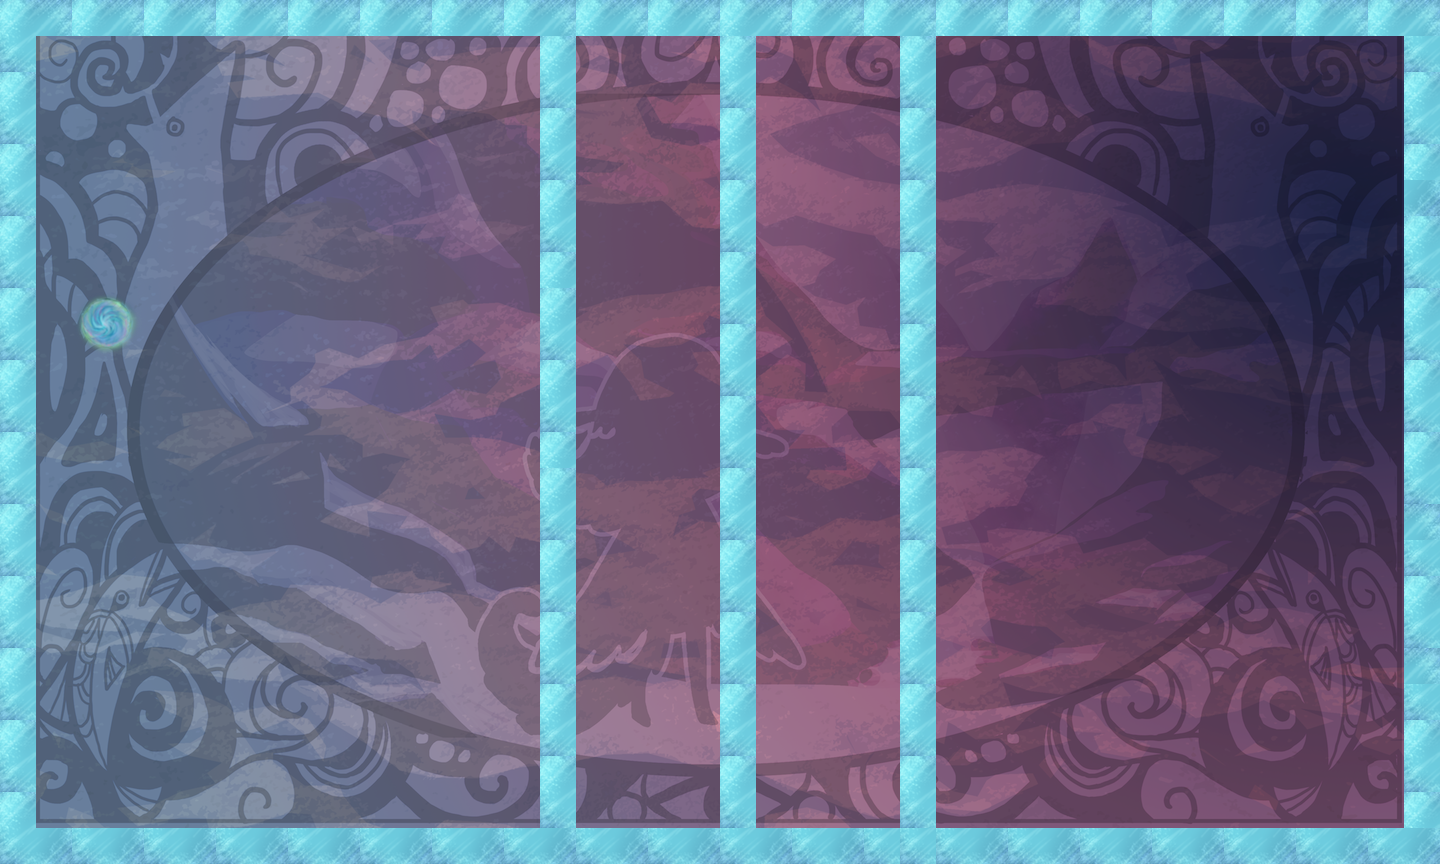

The image is a tile-based game level rendered from a .tmx file. Its description and source (layers, tilesets, objects; grid data summarised) follow:
An orthogonal 40x24 tile map with 36x36 px tiles, 2 tile layers (bg, tiles), 13 tilesets.

<map version="1.0" orientation="orthogonal" width="40" height="24" tilewidth="36" tileheight="36">
 <properties>
  <property name="playerLocation" value="!json! {&quot;x&quot;: 20, &quot;y&quot;:12 }" />
  <property name="tutorial" value="false" />
 </properties>
 <tileset firstgid="1" name="bg" tilewidth="1440" tileheight="864">
  <tileoffset x="-720" y="432" />
  <image source="../../../art/bg.png" width="1440" height="864" />
 </tileset>
 <tileset firstgid="2" name="redWall" tilewidth="36" tileheight="36">
  <image source="../../../art/redWall.png" width="72" height="72" />
  <tile id="0">
   <properties>
    <property name="bodyType" value="static" />
    <property name="collType" value="solid" />
    <property name="func" value="redWallCollision" />
    <property name="name" value="redWall" />
    <property name="physics:bounce" value="0" />
    <property name="physics:enabled" value="true" />
   </properties>
  </tile>
  <tile id="1">
   <properties>
    <property name="bodyType" value="static" />
    <property name="collType" value="solid" />
    <property name="func" value="redWallCollision" />
    <property name="name" value="redWall" />
    <property name="physics:bounce" value="0" />
    <property name="physics:enabled" value="true" />
   </properties>
  </tile>
  <tile id="2">
   <properties>
    <property name="bodyType" value="static" />
    <property name="collType" value="solid" />
    <property name="func" value="redWallCollision" />
    <property name="name" value="redWall" />
    <property name="physics:bounce" value="0" />
    <property name="physics:enabled" value="true" />
   </properties>
  </tile>
  <tile id="3">
   <properties>
    <property name="bodyType" value="static" />
    <property name="collType" value="solid" />
    <property name="func" value="redWallCollision" />
    <property name="name" value="redWall" />
    <property name="physics:bounce" value="0" />
    <property name="physics:enabled" value="true" />
   </properties>
  </tile>
 </tileset>
 <tileset firstgid="6" name="aura" tilewidth="72" tileheight="72">
  <image source="../../../art/aura.png" width="72" height="72" />
  <tile id="0">
   <properties>
    <property name="bodyType" value="static" />
    <property name="collType" value="passThru" />
    <property name="func" value="blueAuraCollision" />
    <property name="name" value="blueAura" />
    <property name="physics:bounce" value="0" />
    <property name="physics:enabled" value="true" />
   </properties>
  </tile>
 </tileset>
 <tileset firstgid="7" name="rune" tilewidth="72" tileheight="72">
  <image source="../../../art/rune.png" width="72" height="72" />
  <tile id="0">
   <properties>
    <property name="bodyType" value="static" />
    <property name="collType" value="passThru" />
    <property name="func" value="runeCollision" />
    <property name="name" value="rune" />
    <property name="physics:bounce" value="0" />
    <property name="physics:enabled" value="true" />
   </properties>
  </tile>
 </tileset>
 <tileset firstgid="8" name="key" tilewidth="72" tileheight="72">
  <image source="../../../art/antler.png" width="72" height="72" />
  <tile id="0">
   <properties>
    <property name="bodyType" value="static" />
    <property name="collType" value="passThru" />
    <property name="collectible" value="true" />
    <property name="func" value="keyCollision" />
    <property name="name" value="key" />
    <property name="physics:bounce" value="0" />
    <property name="physics:enabled" value="true" />
   </properties>
  </tile>
 </tileset>
 <tileset firstgid="9" name="blueWall" tilewidth="36" tileheight="36">
  <image source="../../../art/blueWall.png" width="72" height="72" />
  <tile id="0">
   <properties>
    <property name="bodyType" value="static" />
    <property name="collType" value="wall" />
    <property name="func" value="blueWallCollision" />
    <property name="name" value="blueWall" />
    <property name="physics:bounce" value="0" />
    <property name="physics:enabled" value="true" />
   </properties>
  </tile>
  <tile id="1">
   <properties>
    <property name="bodyType" value="static" />
    <property name="collType" value="wall" />
    <property name="func" value="blueWallCollision" />
    <property name="name" value="blueWall" />
    <property name="physics:bounce" value="0" />
    <property name="physics:enabled" value="true" />
   </properties>
  </tile>
  <tile id="2">
   <properties>
    <property name="bodyType" value="static" />
    <property name="collType" value="wall" />
    <property name="func" value="blueWallCollision" />
    <property name="name" value="blueWall" />
    <property name="physics:bounce" value="0" />
    <property name="physics:enabled" value="true" />
   </properties>
  </tile>
  <tile id="3">
   <properties>
    <property name="bodyType" value="static" />
    <property name="collType" value="wall" />
    <property name="func" value="blueWallCollision" />
    <property name="name" value="blueWall" />
    <property name="physics:bounce" value="0" />
    <property name="physics:enabled" value="true" />
   </properties>
  </tile>
 </tileset>
 <tileset firstgid="13" name="greenWall" tilewidth="36" tileheight="36">
  <image source="../../../art/greenWall.png" width="72" height="72" />
  <tile id="0">
   <properties>
    <property name="bodyType" value="static" />
    <property name="collType" value="solid" />
    <property name="func" value="greenWallCollision" />
    <property name="name" value="greenWall" />
    <property name="physics:bounce" value="0" />
    <property name="physics:enabled" value="static" />
   </properties>
  </tile>
  <tile id="1">
   <properties>
    <property name="bodyType" value="static" />
    <property name="collType" value="solid" />
    <property name="func" value="greenWallCollision" />
    <property name="name" value="greenWall" />
    <property name="physics:bounce" value="0" />
    <property name="physics:enabled" value="true" />
   </properties>
  </tile>
  <tile id="2">
   <properties>
    <property name="bodyType" value="static" />
    <property name="collType" value="solid" />
    <property name="func" value="greenWallCollision" />
    <property name="name" value="greenWall" />
    <property name="physics:bounce" value="0" />
    <property name="physics:enabled" value="true" />
   </properties>
  </tile>
  <tile id="3">
   <properties>
    <property name="bodyType" value="static" />
    <property name="collType" value="solid" />
    <property name="func" value="greenWallCollision" />
    <property name="name" value="greenWall" />
    <property name="physics:bounce" value="0" />
    <property name="physics:enabled" value="true" />
   </properties>
  </tile>
 </tileset>
 <tileset firstgid="17" name="lockedDoor" tilewidth="72" tileheight="72">
  <image source="../../../art/lockeddoor.png" width="72" height="72" />
  <tile id="0">
   <properties>
    <property name="bodyType" value="static" />
    <property name="collType" value="solid" />
    <property name="func" value="lockedDoorCollision" />
    <property name="name" value="lockedDoor" />
    <property name="physics:bounce" value="0" />
    <property name="physics:enabled" value="true" />
   </properties>
  </tile>
 </tileset>
 <tileset firstgid="18" name="runeblue" tilewidth="72" tileheight="72">
  <image source="../../../art/runeblue.png" width="72" height="72" />
  <tile id="0">
   <properties>
    <property name="bodyType" value="static" />
    <property name="collType" value="passThru" />
    <property name="func" value="runeCollision" />
    <property name="name" value="blueRune" />
    <property name="physics:bounce" value="0" />
    <property name="physics:enabled" value="true" />
   </properties>
  </tile>
 </tileset>
 <tileset firstgid="19" name="runegreen" tilewidth="72" tileheight="72">
  <image source="../../../art/runegreen.png" width="72" height="72" />
  <tile id="0">
   <properties>
    <property name="bodyType" value="static" />
    <property name="collType" value="passThru" />
    <property name="func" value="runeCollision" />
    <property name="name" value="greenRune" />
    <property name="physics:bounce" value="0" />
    <property name="physics:enabled" value="true" />
   </properties>
  </tile>
 </tileset>
 <tileset firstgid="20" name="runepink" tilewidth="72" tileheight="72">
  <image source="../../../art/runepink.png" width="72" height="72" />
  <tile id="0">
   <properties>
    <property name="bodyType" value="static" />
    <property name="collType" value="passThru" />
    <property name="func" value="runeCollision" />
    <property name="name" value="pinkRune" />
    <property name="physics:bounce" value="0" />
    <property name="physics:enabled" value="true" />
   </properties>
  </tile>
 </tileset>
 <tileset firstgid="21" name="runepurple" tilewidth="72" tileheight="72">
  <image source="../../../art/runepurple.png" width="72" height="72" />
  <tile id="0">
   <properties>
    <property name="bodyType" value="static" />
    <property name="collType" value="passThru" />
    <property name="func" value="runeCollision" />
    <property name="name" value="purpleRune" />
    <property name="physics:bounce" value="0" />
    <property name="physics:enabled" value="true" />
   </properties>
  </tile>
 </tileset>
 <tileset firstgid="22" name="runeyellow" tilewidth="72" tileheight="72">
  <image source="../../../art/runeyellow.png" width="72" height="72" />
  <tile id="0">
   <properties>
    <property name="bodyType" value="static" />
    <property name="collType" value="passThru" />
    <property name="func" value="runeCollision" />
    <property name="name" value="yellowRune" />
    <property name="physics:bounce" value="0" />
    <property name="physics:enabled" value="true" />
   </properties>
  </tile>
 </tileset>
 <layer name="bg" width="40" height="24">
  <data>[960 cells, 1 non-empty, 1 distinct tile ids]</data>
 </layer>
 <layer name="tiles" width="40" height="24">
  <data>[960 cells, 191 non-empty, 5 distinct tile ids]</data>
 </layer>
</map>
